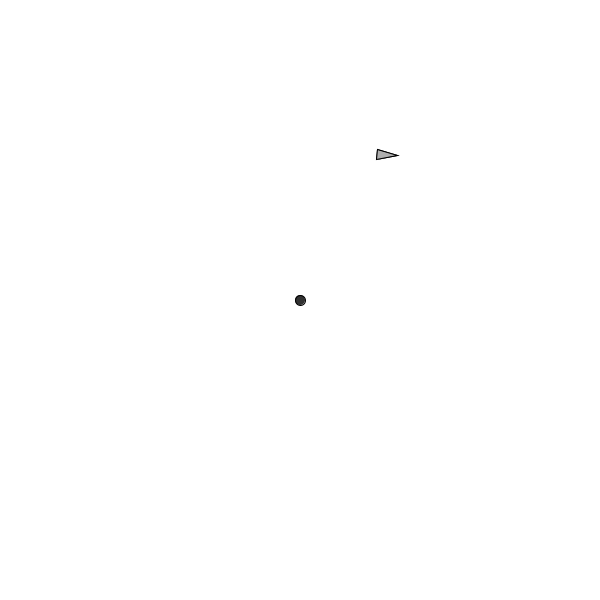
Frame 1 (no input)
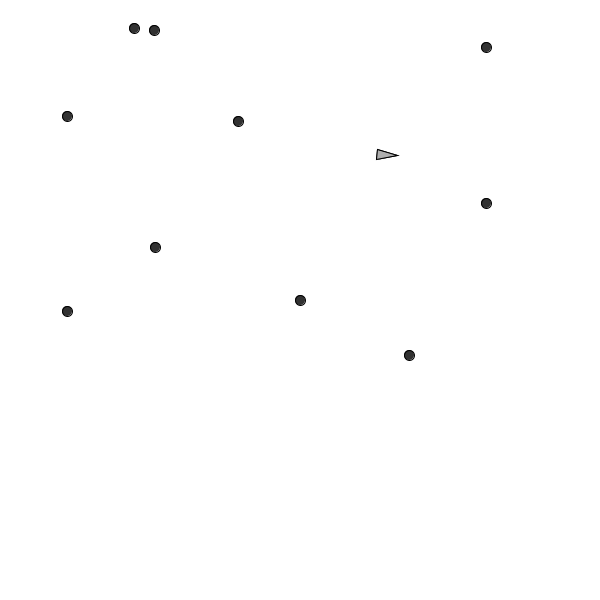
Frame 60 (the mouse pressed at the canvas centre just before this capture)
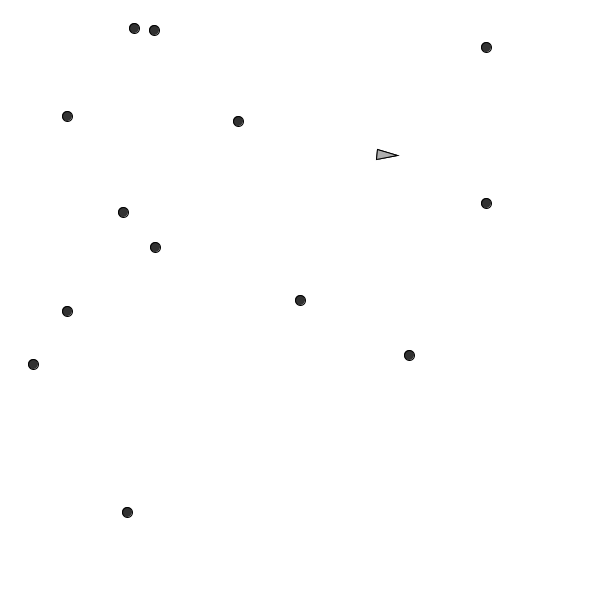
Frame 120 (the mouse held since frame 60 and released just before this capture)

The Processing sketch that drew these frames (run headless with seeded random() and noise(); from frame 60 on, the mouse is pressed at the canvas centre):

// Processing sketch: GeneticAlgo
// ── GeneticAlgo.pde
// food
int foodQuantity = 1;
int foodSize = 5;
//ArrayList<Food> food;
// species - Might add in different species with different evolving abilities (could we get harmony) 

// entity
int populationSize = 1;
ArrayList<Vehicle> population;

int BORDER = 20;

// Input/debug
PVector mouse;
int gridX;
int gridY;

//World
World world;


void setup() {
  size(600, 600);
  world = new World(foodQuantity, populationSize);
  //initFood(foodQuantity);//move to world
  //initVehicle(populationSize);//move to world
  //initFood();//move to world
  //gridX = floor(width/20);//Debug
  //gridY = floor(height/20);//Debug
  //mouse = new PVector(height/2, width/2);//Debug
}

//void initFood(int foodNum) {
//  food = new ArrayList<Food>(foodNum);
//  for (int i = 0; i < foodNum; i++) {
//    food.add(new Food(i, floor(random(width)), floor(random(height))));
//    food.get(i).setSize(foodSize);
//  }
  
//}

//void initVehicle(int vehicleQuantity) {
//  population = new ArrayList<Vehicle>(vehicleQuantity);
//  for (int i = 0; i < vehicleQuantity; i++) {
//    population.add(new Vehicle(floor(random(width)), floor(random(height))));
//  }
//    for(int i = 0; i < v; i++){
//      population.get(i).c = color(i * 20, i * 5, i * 3);
//    }
//}

//void initFood() {
//  Vehicle v = null;
//  for (int i = 0; i < population.size(); i++) {
//    v = population.get(i);
//    v.setTarget(food.get(floor(random(food.size() -1))));
//  }
//}

void draw() {
  background(255);
  //stroke(10);

  //for (int i = gridX; i < width; i+=gridX) {
  //  line(i,0, i, height);
  //}
  //for (int i = gridY; i < height; i+=gridY) {
  //  line(0,i, width, i);
  //}

  fill(0);
  //food
  //for (int i = 0; i < food.size(); i++) {    
  //  food.get(i).display();
  //}
  stroke(50);
  world.run();
  // population
  //Vehicle v = null;
  //PVector target;
  //boolean eaten = false;
  //mouse.x = mouseX;
  //mouse.y = mouseY;
  //for (int i = 0; i < population.size(); i++) {  
  //  v = population.get(i);
  //  target = v.getTarget().position;    
  //  eaten = v.seek(mouse);

  //  if (eaten) {
  //    food.remove(v.getTarget().getID());
  //    for (int j = 0; j < food.size(); j++) {
  //      food.get(j).arrayID = j;
  //    }
  //  }
  //  //v.arrive(target);
  //  //v.flee(mouse);
  //  v.update();
  //  v.display();
  //  PVector fo = PVector.sub(v.location, v.getTarget().position);   // Calculate direction of force
  //  float distanceToCurrentTarget = fo.mag(); // Distance between objects
  //  for (int j = 0; j < food.size(); j++) {
  //    v.updateClosest(food.get(j));
  //  }
  //}
}

// ── Entity.pde
class Entity {
  PVector position;
  PVector velocity;
  PVector acceleration;
  float mass;
  Food target;
  color c;  
  float shapeSize;
  float distanceToCurrentTarget;

  Entity() {
    position = new PVector(floor(random(width)), floor(random(height))); 
    velocity = new PVector(1, 0);
    acceleration = new PVector(0, 0);
    mass = 1;
    target = null;
    c = color(255, 204, 0);
    shapeSize = 7;
    distanceToCurrentTarget = 0;
  }

  Entity(float x, float y) {
    position = new PVector(x, y);
    velocity = new PVector(1, 0);
    acceleration = new PVector(0, 0);
    mass = 1;
    target = null;
    c = color(255, 204, 0);
    shapeSize = 7;
    distanceToCurrentTarget = 0;
  }

  //void applyForce(PVector force) {
  //  if(force != null){
  //    PVector f = PVector.div(force,mass);
  //    acceleration.add(f);
  //  } else {
  //    PVector f = PVector.sub(getTarget().position, position);   // Calculate direction of force
  //    distanceToCurrentTarget = f.mag();                              // Distance between objects
  //    distanceToCurrentTarget = constrain(distanceToCurrentTarget,5.0,25.0);                          // Limiting the distance to eliminate "extreme" results for very close or very far objects
  //    f.normalize();                                  // Normalize vector (distance doesn't matter here, we just want this vector for direction)
  //    float strength = (G * mass * getTarget().mass) / (distanceToCurrentTarget * distanceToCurrentTarget);     // Calculate gravitional force magnitude
  //    f.mult(strength);     // Get force vector --> magnitude * direction
  //    applyForce(f);
  //  }

  //}

  void update() {
    velocity.add(acceleration);
    position.add(velocity);
    acceleration.mult(0);
  }

  void display() {
    stroke(0);
    fill(c);
    triangle(
      (getPosition().x), (getPosition().y), 
      (getPosition().x - shapeSize), (getPosition().y + shapeSize*3), 
      (getPosition().x + shapeSize), (getPosition().y + shapeSize*3));
  }

  PVector getPosition() {
    return this.position;
  }

  void setPosition(PVector newPosition) {
    this.position = newPosition;
  }

  Food getTarget() {
    return this.target;
  }

  void setTarget(Food newTarget, float distanceToCurrentTarget) {
    this.target = newTarget;
    this.distanceToCurrentTarget = distanceToCurrentTarget;
  }

  boolean isClosest(Food potentialTarget) {

    return true;
  }
}

// ── Food.pde
class Food {
  ArrayList<Food> foods;
  PVector position; 
  float size;
  float mass;
  color c; 
  boolean eaten = false; // TODO: // Each food should keep a flag to say if it is eaten
  // If true it should be removed


  Food() {
    position = new PVector(floor(random(width-20)), floor(random(height-20)));
    size = 0;
    mass = 1;
    c = color(150, 204, 0);
  }

  Food(float x, float y) {
    position = new PVector(x, y);
    size = 10;
    eaten = false;
    c = color(150, 204, 0);
  }

  Food(int quantity) {
    foods = new ArrayList<Food>();
    for (int i = 0; i < quantity; i++) {
      //foods.add(new Food(floor(random(BORDER, width-BORDER)), floor(random(BORDER, height-BORDER))));
      foods.add(new Food(width/2, height/2));
    }
  }

  void display() {
    stroke(0);
    fill(50);
    ellipse(position.x, position.y, this.size, this.size);
  }

  void run() {
    for(int i = foods.size() - 1; i >= 0; i--){
      if(foods.get(i).isEaten()){
        foods.remove(i);
      }      
    }
    for(Food food : foods){
      food.display();
    }
    // food replenishment 
    if(random(0.0, 1.0) < 0.1){
      foods.add(new Food(floor(random(BORDER, width-BORDER)), floor(random(BORDER, height-BORDER))));
    }
  }


  float getSize() {
    return this.size;
  }

  void setSize(float size) {
    this.size = size;
  }

  boolean isEaten() {
    return eaten;
  }
  
    void setEaten(boolean isEaten) {
    this.eaten = isEaten;
  }
}

// ── Vehicle.pde
class Vehicle {

  ArrayList<PVector> history;
  PVector location; // where I am
  PVector velocity; // Where I will be
  PVector acceleration; // How fast 

  //PVector[] orientation = {new PVector(), new PVector(), new PVector()};

  float mass;
  float maxForce;
  float maxSpeed;

  float r;

  Food target;
  float targetDistance;
  float consumeR;
  
  //float xoff;
  //float yoff ;

  // Senses
  float visionRadius = 100;

  Vehicle(float x, float y) {
    acceleration = new PVector(0, 0);
    velocity = new PVector(0, 0);
    location = new PVector(x, y);
    r = 5.0;
    maxForce = 0.01;
    maxSpeed = 0.01;
    target = null;
    history = new ArrayList<PVector>();
    consumeR = 1;
    //xoff = 0.0;
    //yoff = 0.0;
  }

  void run() {
    update();
    borders();
    display();
  }

  void eat(Food f) {
  }

  boolean dead() {

    return false;
  }

  void setTarget(Food newTarget) {
    this.target = newTarget;
    PVector f = PVector.sub(location, this.target.position);   // Calculate direction of force
    this.targetDistance = f.mag();
  }

  Food getTarget() {
    return this.target;
  }

  void seek(Food targets) {
    // 2 modes: wander and charge
    // wanderStrategy returns a desired PVector
    // wandering needs to follow some progressive strategies
    // these couuld be like favouring left movements or more complex like avoiding or arriving
    // chargeStrategy returns a desired PVector
    // charge needs to have food aquistion strategies
    // In future there may be "perils" when approaching foods 
    for ( int i = targets.foods.size()-1; i >=0; i--) {
      
      PVector desired = PVector.sub(targets.foods.get(i).position, location);
      float d = location.dist(desired);
      if (d < r) {
        //eat food TODO: The range may need teweaking
        targets.foods.get(i).setEaten(true);
        //desired = PVector.sub(new PVector(random(width, height), random(width, height)) , location);
        //desired.normalize();
        //desired.mult(maxSpeed);
        //PVector steeringForce = PVector.sub(desired, velocity);
        //steeringForce.limit(maxForce);
        //// apply
        //applyForce(steeringForce);
      } else if (d < visionRadius) {
        target = targets.foods.get(i);
        desired = PVector.sub(target.position, location);
        //we can see the food and will charge for it
        desired.normalize();
        desired.mult(maxSpeed);
        PVector steeringForce = PVector.sub(desired, velocity);
        steeringForce.limit(maxForce);
        // apply
        applyForce(steeringForce);
      //} else {
      //  // wander around - NOT TESTED
      //  //xoff = xoff + random(-0.05, 0.05);
      //  //yoff = yoff + random(-0.05, 0.05);
      //  //location.x += xoff;
      //  //location.y += yoff;
      //  desired = PVector.sub(new PVector(width/2, height/2) , location);
      //  desired.normalize();
      //  desired.mult(maxSpeed);
      //  PVector steeringForce = PVector.sub(desired, velocity);
      //  steeringForce.limit(maxForce);
      //  // apply
      //  applyForce(steeringForce);
      //}
    }}
    //boolean consume = false;
    //PVector desired = PVector.sub(target, location);
    //if (desired.mag() < consumeR) {
    //  consume = true;
    //} else {
    //  consume = false;
    //  desired.normalize();
    //  desired.mult(maxSpeed);
    //  PVector steeringForce = PVector.sub(desired, velocity);
    //  steeringForce.limit(maxForce);
    //  // apply
    //  applyForce(steeringForce);
    //}
    //return consume;
  }

  boolean seek(PVector target) {
    boolean consume = false;
    PVector desired = PVector.sub(target, location);
    if (desired.mag() < consumeR) {
      consume = true;
    } else {
      consume = false;
      desired.normalize();
      desired.mult(maxSpeed);
      PVector steeringForce = PVector.sub(desired, velocity);
      steeringForce.limit(maxForce);
      // apply
      applyForce(steeringForce);
    }
    return consume;
  }

  void flee(PVector target) {
    PVector desired = PVector.sub(target, location);
    if (!borders()) {
      desired.normalize();
      desired.mult(maxSpeed);
      PVector steeringForce = PVector.sub(desired, velocity);
      steeringForce.limit(maxForce);
      // apply
      applyForce(steeringForce);
    }
  }

  void arrive(PVector target) {
    PVector desired = PVector.sub(target, location);
    float d = desired.mag();
    desired.normalize();
    if (d< 100) {
      float m = map(d, 0, 100, 0, maxSpeed);
      desired.mult(m);
    } else {
      desired.mult(maxSpeed);
    }
    PVector steeringForce = PVector.sub(desired, velocity);
    steeringForce.limit(maxForce);
    // apply
    applyForce(steeringForce);
  }

  void update() {
    velocity.add(acceleration);
    velocity.limit(maxSpeed);
    location.add(velocity);
    acceleration.mult(0);
    history.add(new PVector(location.x, location.y));
    if (history.size() > 500) {
      history.remove(0);
    }
  }

  void applyForce(PVector force) {
    acceleration.add(force);
  }

  void updateClosest(Food food) {
    PVector f = PVector.sub(location, food.position);   // Calculate direction of force
    float closest = f.mag(); // Distance between objects                          
    if (closest < targetDistance) {
      setTarget(food);
    }
  }

  boolean borders() {
    PVector desired = null;
    boolean changed = false;
    if (location.x < BORDER) desired = new PVector(maxSpeed, velocity.y);
    if (location.x > width-BORDER) desired = new PVector(-maxSpeed, velocity.y);
    if (location.y < BORDER) desired = new PVector(velocity.x, maxSpeed);
    if (location.y > height-BORDER) desired = new PVector(velocity.x, -maxSpeed);
    if (desired != null) {
      changed = true;
      desired.normalize();
      desired.mult(maxSpeed);
      PVector steeringForce = PVector.sub(desired, velocity);
      steeringForce.limit(maxForce);
      // apply
      applyForce(steeringForce);
    }
    return changed;
  }

  void display() {
    //textMode(1);
    //textSize(20);
    //stroke(1);
    //text("velocityX = " + velocity.x + ";", 200, 185);
    //text("velocityY = " + velocity.y, 200, height - 200);
    beginShape();
    stroke(0);
    strokeWeight(1);
    noFill();
    for (PVector v : history) {
      vertex(v.x, v.y);
    }
    endShape(CLOSE);
    float theta = velocity.heading() + PI/2;
    fill(175);
    stroke(0);
    pushMatrix();
    translate(location.x, location.y);
    rotate(theta);
    beginShape();
    vertex(0, -r*2);
    vertex(-r, r*2);
    vertex(r, r*2);
    endShape(CLOSE);
    popMatrix();
  }
}

// ── World.pde
class World {
  // food
  int foodQuantity = 10;
  int foodSize = 5;
  Food food;
  // species - Might add in different species with different evolving abilities (could we get harmony) 

  // entity
  int populationSize = 1;
  ArrayList<Vehicle> population;

  World(int foodQuantity, int vehicleQuantity) {
    food = new Food(foodQuantity);
    population = new ArrayList<Vehicle>();
    for (int i = 0; i < vehicleQuantity; i++) {
      population.add(new Vehicle(floor(random(width)), floor(random(height))));
    }
  }

  void run() {
    food.run();
    for (int i = population.size()- 1; i >= 0; i--) {
      Vehicle v = population.get(i);
      
      v.seek(food);
      v.run();
      v.display();

      if (v.dead()) {
      }
    }
    //reproduce
  }
}
